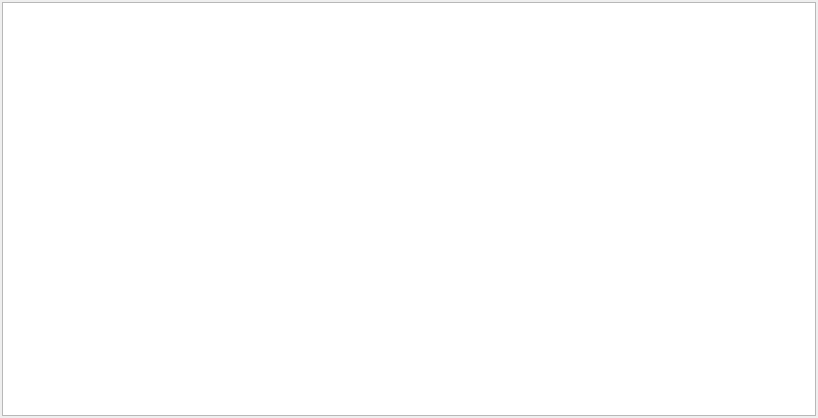
<?xml version="1.0" encoding="UTF-8"?>
<ui version="4.0">
 <class>Igrica1</class>
 <widget class="QWidget" name="Igrica1">
  <property name="geometry">
   <rect>
    <x>0</x>
    <y>0</y>
    <width>818</width>
    <height>418</height>
   </rect>
  </property>
  <property name="windowTitle">
   <string>Form</string>
  </property>
  <layout class="QHBoxLayout" name="horizontalLayout">
   <property name="spacing">
    <number>0</number>
   </property>
   <property name="leftMargin">
    <number>2</number>
   </property>
   <property name="topMargin">
    <number>2</number>
   </property>
   <property name="rightMargin">
    <number>2</number>
   </property>
   <property name="bottomMargin">
    <number>2</number>
   </property>
   <item>
    <widget class="QGraphicsView" name="graphicsView">
     <property name="minimumSize">
      <size>
       <width>800</width>
       <height>400</height>
      </size>
     </property>
    </widget>
   </item>
  </layout>
 </widget>
 <resources/>
 <connections/>
</ui>
